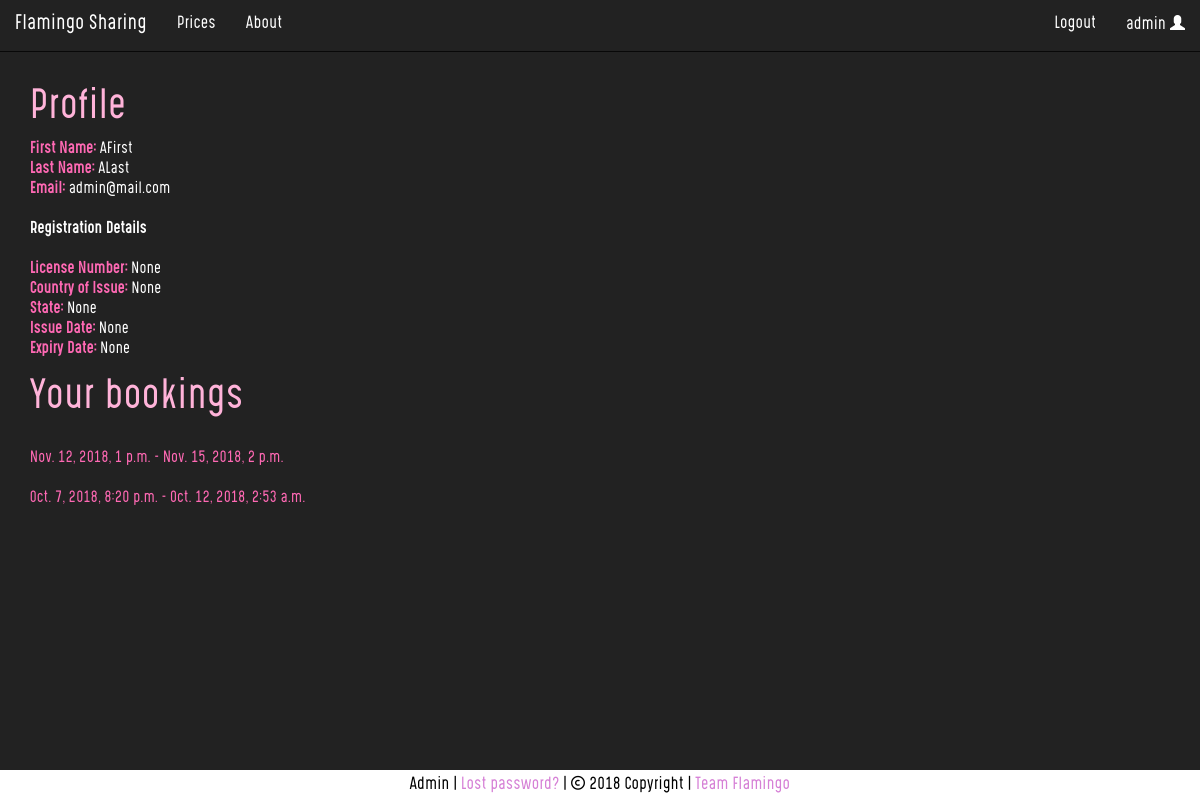
/account/ (signed in), run on the app's committed database.
### accounts/models.py (models this page shows, shortened)
class CustomUser(AbstractUser):
    first_name = models.CharField("First Name", max_length=50, null=True, blank=True)
    last_name = models.CharField("Last Name", max_length=50, null=True, blank=True)
    email = models.CharField("Email", max_length=50, null=True, blank=True)
    license_number = models.IntegerField("License Number", null=True, blank=True)
    country_of_issue = models.CharField("Country Of Issue", max_length=50, null=True, blank=True)
    state = models.CharField("State", max_length=50, null=True, blank=True)
    issue_date = models.DateField("Issue Date", null=True, blank=True)
    expiry_date = models.DateField("Expiry Date", null=True, blank=True)

class Booking(models.Model):
    booking_id = models.AutoField("Booking", primary_key=True)
    customer = models.ForeignKey(CustomUser, on_delete=models.CASCADE, verbose_name="Customer")
    book_start_date = models.DateField("Start date", null=True, blank=True)
    book_end_date = models.DateField("End date", null=True, blank=True)
    start_time = models.TimeField("Start time", null=True, blank=True)
    end_time = models.TimeField("End time", null=True, blank=True)
    car = models.ForeignKey(Car, on_delete=models.CASCADE, verbose_name="Cars")
    status = models.CharField("Status", max_length=20, null=True, blank=True, default="Pending")
    status_button = models.CharField(max_length=20, null=True, blank=True, default="primary")
    status_options = models.TextField(null=True, blank=True, default="Status(button): Pending (primary), Paid(success), Cancelled(danger)", max_length=20)
    def get_absolute_url(self):
        return reverse('booking-details', kwargs={'pk': self.pk})

### accounts/views.py (the view)
# urls.py: path('account/', views.Account, name='account'),
def Account(request):
    Bookings = Booking.objects.filter(customer=request.user).order_by('-book_start_date')
    context = { 'Bookings': Bookings }
    return render(request, 'account.html', context)

### templates/account.html (shortened to what this page needs)
{% extends 'base.html' %}
{% load static %}
{% block content %}
<div class="container">
    {% if user.is_authenticated %}
        <div>
            <br>
            <div>
            	<h1>Profile</h1>
                <p>
		            <strong style="color:hotpink;">First Name:</strong> {{user.first_name}}<br>
		            <strong style="color:hotpink;">Last Name:</strong> {{user.last_name}}<br>
		            <strong style="color:hotpink;">Email:</strong> {{user.email}}<br>
		            <br>
		            <strong>Registration Details</strong>
                <br><br>
		            <strong style="color:hotpink;">License Number:</strong> {{user.license_number}}<br>
		            <strong style="color:hotpink;">Country of Issue:</strong> {{user.country_of_issue}}<br>
		            <strong style="color:hotpink;">State:</strong> {{user.state}}<br>
		            <strong style="color:hotpink;">Issue Date:</strong> {{user.issue_date}}<br>
		            <strong style="color:hotpink;">Expiry Date:</strong> {{user.expiry_date}}<br>
                </p>
                <h1>Your bookings</h1>
                {% if Bookings %}
                <br><p>
                  {% for bookings in Bookings %}
                  <a href="{{ bookings.get_absolute_url }}">{{ bookings.book_start_date }}, {{ bookings.start_time }} - {{ bookings.book_end_date }}, {{ bookings.end_time }}</a><br>
                  <br>
                  {% endfor %}
                </p>
                {% else %}
                <p>You have no bookings</p>
                {% endif %}
            </div>
        </div>
    {% else %}
        <h1>You are not authorized to access this page.</h1>
    {% endif %}
</div>
{% endblock %}

### templates/base.html (shortened to what this page needs)
<!DOCTYPE html>
{% load static %}
<html>
<head>
    <link rel="stylesheet" href="https://maxcdn.bootstrapcdn.com/bootstrap/3.3.7/css/bootstrap.min.css">
    <link rel="stylesheet" href="{% static 'css/style.css' %}">
</head>
<body>
    {% include 'nav.html' %}
    <div id="body">
      {% block content %}
      {% endblock %}
    </div>
    <footer>
      <div class="wrapper">
          <ul id="footer">
            <li id="footer"><a href="{% url 'admin:index' %}" style="color: black;"> Admin | </a></li>
            <li id="footer"><a href="{% url 'password_reset' %}" style="color: #d680d6"> Lost password?</a></li>
            <li id="footer" style="color:black;"> |  © 2018 Copyright  |  <a href="{% url 'home' %}" style="color: #d680d6"> Team Flamingo</a></li>
          </ul>
      </div>
    </footer>
</body>
</html>

### templates/nav.html (shortened to what this page needs)
{% load static %}
<nav class="navbar navbar-inverse navbar-expand-lg navbar-fixed-top">
    <div class="container-fluid">
        <div class = "navbar-header">
          <a class="navbar-brand"  href="{% url 'home' %}">Flamingo Sharing</a>
        </div>
        <div class="collapse navbar-collapse" id="myNavbar">
            <ul class="nav navbar-nav">
                   <li><a style="color: white;" href="{% url 'prices' %}">Prices</a></li>
                   <li><a style="color: white;" href="{% url 'about' %}">About</a></li>
            </ul>
            <ul class="nav navbar-nav navbar-right" >
                {% if user.is_authenticated %}
                <li><a style="color: white;" href="{% url 'logout' %}">Logout</a></li>
                <li><a style="color: white;" href="{% url 'account' %}">{{ user.username }} <span class="glyphicon glyphicon-user"></span></a>
                {% else %}
                <li><a style="color: white;" href="{% url 'login' %}">Login <span class="glyphicon glyphicon-user"></span></a>
                {% endif %}
            </ul>
        </div>
    </div>
</nav>

### flamingo/static/css/style.css (style rules this page uses)
html, body { overflow: auto; min-height:100%; background-color: #222222; font-family: appFont; position: relative; height:100%; margin: 0; padding: 0; }
* { margin: 0; padding-bottom: 0; }
footer { width: 100%; background-color: white; bottom: 0; padding-top: 5px; text-align: center; height: 30px; position: fixed; }
ul { padding-inline-start: 0px; }
a { color: hotpink; }
h1 { color: #ffb3d9; }
p { color: white; }
li { font-size: 15px; }
#body { padding-bottom: 35px; margin-top: 50px; }
#footer { display: inline-block; list-style: none; text-align: center; }
.container { background-color: #222222; min-height: 100%; position: relative; }

### data on the page
CustomUser: username "admin", first_name "AFirst", last_name "ALast", email "admin@mail.com", license_number "None", country_of_issue "None", state "None", issue_date "None", expiry_date "None"
Booking: book_start_date "Nov. 12, 2018", start_time "1 p.m.", book_end_date "Nov. 15, 2018", end_time "2 p.m."
Booking: book_start_date "Oct. 7, 2018", start_time "8:20 p.m.", book_end_date "Oct. 12, 2018", end_time "2:53 a.m."
